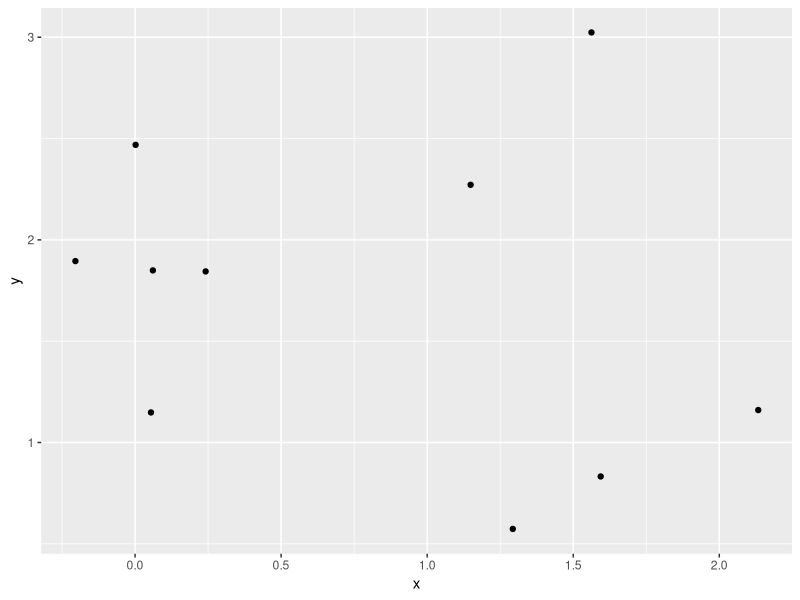

This chart was generated by the following R code:
## ---- chunk 1

library(ggplot2)
library(tidyverse)

dat <- tibble(x=rnorm(10,1),
              y=rnorm(10,2))

p1 <- ggplot(data=dat, aes(x = x, y = y)) +
      geom_point()

p1

